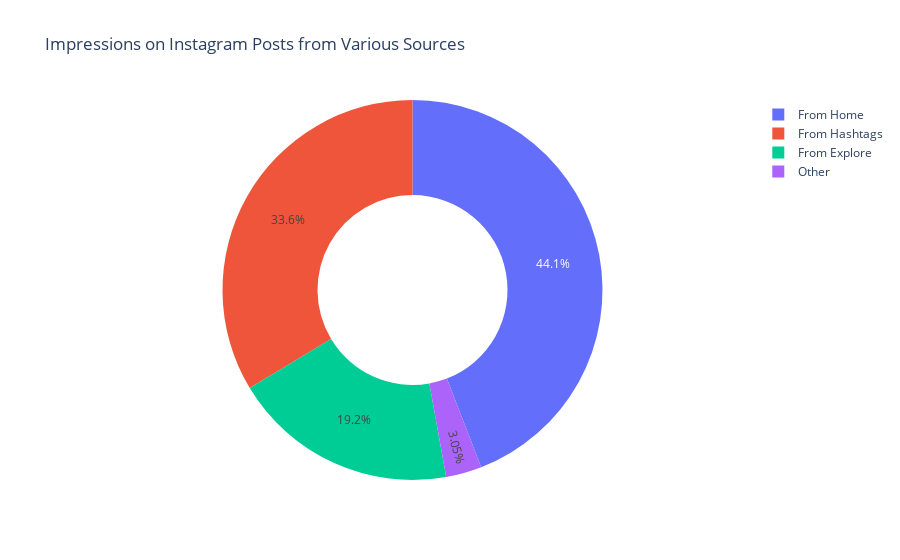

Source (notebook cell):
### Code cell
home = data["From Home"].sum()
hashtags = data["From Hashtags"].sum()
explore = data["From Explore"].sum()
other = data["From Other"].sum()

labels = ['From Home','From Hashtags','From Explore','Other']
values = [home, hashtags, explore, other]

fig = px.pie(data, values=values, names=labels, title='Impressions on Instagram Posts from Various Sources',hole=0.5)
fig.show()

### Figure 1 — Plotly figure (JSON) as saved in the notebook; plotly's stock layout.template omitted (floating-point values rounded to 4 significant figures)
{"data": [{"domain": {"x": [0, 1], "y": [0, 1]}, "hole": 0.5, "hovertemplate": "label=%{label}<br>value=%{value}<extra></extra>", "labels": ["From Home", "From Hashtags", "From Explore", "Other"], "legendgroup": "", "name": "", "showlegend": true, "type": "pie", "values": [294619, 224614, 128294, 20360]}], "layout": {"autosize": true, "legend": {"tracegroupgap": 0}, "title": {"text": "Impressions on Instagram Posts from Various Sources"}}}
